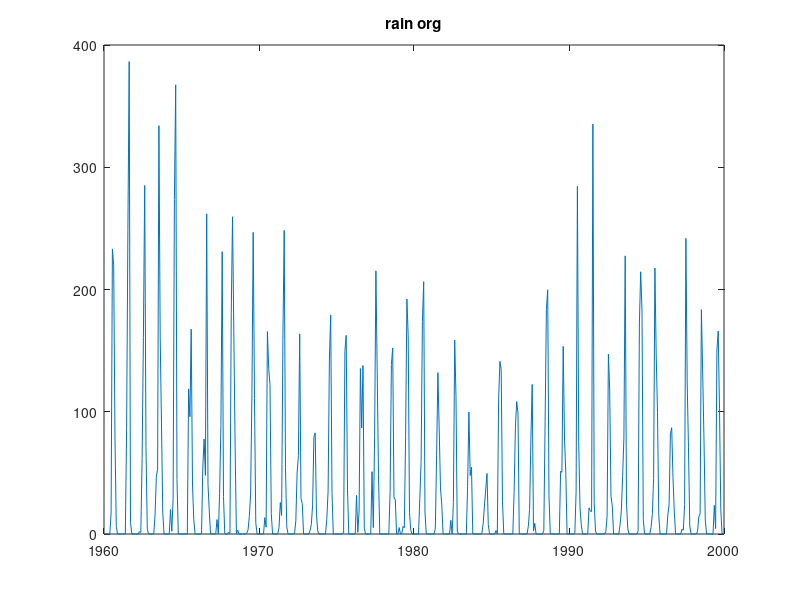

Write the MATLAB code that produced this figure. (Note: this script raises an error after producing the figure.)
%
% Time series analysis
% Assignment 
%
%
clear; 
close all;
% addpath('functions', '/data')         % Add this line to update the path
addpath('../functions', '../data')      % Add this line to update the path (Hanna)
%% 1. Introduction to the data
clear
close all
clc

load proj23.mat
%% 2.1: Studying the rain (org) data for El-Geneina
close all; 

% Saving data in new variables
rain_org = ElGeneina.rain_org;
rain_org_t = ElGeneina.rain_org_t;
rain = ElGeneina.rain;
rain_t = ElGeneina.rain_t;

% We start with normal analyzis of the rain_org data
nbrLags = 50;
figure(1)
plot(rain_org_t, rain_org)
title('rain org')
figure(2)
lambda_max = bcNormPlot(rain_org,1)
title('Box Cox plot of rain org')

fprintf('The Box-Cox curve is maximized at %4.2f. This is very close to zero, and thus suggests that a log-transform might be helpful.\n', lambda_max)
checkIfNormal(rain_org, 'ElGeneina rain org')

% Looking at the Normal probability plot. The rain_org data does not look gaussian at all.
% Looking at the BJ curve we see a maximization close to zeo -> suggesting
% a log transform might be helpful
%% 2.1: Studying the rain (org) data for El-Geneina
% Adding constant, log transforming the data, and removing the mean 
close all; 

% Adding constant to data 
constant = 1;
rain_org_c = rain_org + constant;

% Log transforming data with constant
log_rain_org = log(rain_org_c);

% Plotting the log_rain_org data
nbrLags = 50
figure(1)
plot(rain_org_t, log_rain_org)
checkIfNormal(log_rain_org, 'ElGeneina rain_org')

% It is still not Gaussian, but we look away and say yey 
%% DO??? We want the mean to be zero
log_rain_org  = log_rain_org - mean(log_rain_org);

% Plotting the log_rain_org data
nbrLags = 50;
figure(3)
plot(rain_org_t, log_rain_org)
checkIfNormal(log_rain_org, 'ElGeneina rain_org')

%% 2.1: Studying the rain (org) data for El-Geneina
% We now want continue to model our rain as an AR(1) and reconstruct the rain
% using a Kalman filter. To get an idea of what the a parameter in the
% AR(1) process could be, we start by trying to model our log_rain_org as an
% AR(1) to get an idea
close all; 

% We do a basic plot
basicPlot(log_rain_org, nbrLags, 'log rain org')
% See a lot of seasonality in ACF, disregard this and try to model as AR(1)

model_init = idpoly([1 0], [], []);
data = iddata(log_rain_org);
model_ar = pem(data, model_init);
present(model_ar)
res = myFilter(model_ar.c, model_ar.a, log_rain_org);
basicPlot(res, nbrLags, 'res');
 

%% 
% Now that we are done with transforming the data, lets define it as y for
% simplicity 
y = log_rain_org;

% Define the state space equations.
a1 = -1;
A = a1*eye(3);     
Re = [1e-6 0 0; 0 1e-6  0; 0 0 1e-6];           % try different values
Rw = 1;                                         % try different values

% Set some initial values
xt_t1 = [0 0 0]';                               % Initial state values for rain denser time scale
Rxx_1 = 10 * eye(3);                            % Initial state variance: large V0 --> small trust in initial values

% Vectors to store values in
N = length(log_rain_org);
Xsave = zeros(3,N);                             % Stored states: We have three hidden states (a1 is assumed known)
ehat = zeros(3,N);                              % Prediction residual (??? is this right) 

for t=1:N
    Ct = [1 1 1];                               % C_{t | t-1}
    yhat(t) = Ct * xt_t1;                       % y_t{t | t-1} 
    ehat(t) = y(t) - yhat(t);                   % e_t = y_t - y_{t | t-1}

    % Update
    Ryy = Ct * Rxx_1 * Ct' + Rw;                % R^{yy}_{t | t-1}
    Kt = Rxx_1 * Ct' / Ryy;                     % K_t = Rxx{t| t-1} * Ct' * Ryy{t | t-1}
    xt_t = xt_t1 + Kt*ehat(t);                  % x_{t | t}
    Rxx = Rxx_1 - Kt * Ct * Rxx_1;              % R^{xx}_{t | t}

    % Predict the next state
    xt_t1 = A * xt_t;                           % x_{t+1 | t} this is our AR(1) process 
    Rxx_1 = A * Rxx * A' + Re;                  % R^{xx}_{t+1 | t}
       
    Xsave(:,t) = xt_t;
end

%%
figure(1);
subplot(211);
plot(Xsave(1,:)')
subplot(212);
plot(log_rain_org)

%% 

% Define the state space equations.
a1 = -1;
A = a1*eye(3);     
Re = [1e-6 0 0; 0 1e-6  0; 0 0 1e-6];           % try different values
Rw = 1;                                         % try different values

for t=3:N                                       % We use t-2, so start at t=3.
    % Update the predicted state and the time-varying state vector.
    x_t1 = A*xt(:,t-1);                         % x_{t|t-1} = A x_{t-1|t-1}
    C    = [1 1 1];    
    
    % Update the parameter estimates.
    Ry = C*Rxx_1*C' + Rw;                       % R_{t|t-1}^{y,y} = C R_{t|t-1}^{x,x} + Rw
    Kt = Rx_t1*C'/Ry;                           % K_t = R^{x,x}_{t|t-1} C^T inv( R_{t|t-1}^{y,y} )
    yhat(t) = C*x_t1;                           % One-step prediction, \hat{y}_{t|t-1}.

    % If a sample is missing, just retain the earlier state.
    if isnan( y(t) )
        xt(:,t) = x_t1;                         % x_{t|t} = x_{t|t-1} 
        Rx_t    = Rx_t1;                        % R^{x,x}_{t|t} = R^{x,x}_{t|t-1} 
        y1(t)   = yhat(t);                      % Replace the missing sample with the estimated value. 
    else
        h_et(t) = y(t)-yhat(t);                 % One-step prediction error, \hat{e}_t = y_t - \hat{y}_{t|t-1}
        xt(:,t) = x_t1 + Kt*( h_et(t) );        % x_{t|t} = x_{t|t-1} + K_t ( y_t -  \hat{y}_{t|t-1} ) 
        Rx_t    = Rx_t1 - Kt*Ry*Kt';            % R^{x,x}_{t|t} = R^{x,x}_{t|t-1} - K_t R_{t|t-1}^{y,y} K_t^T
    end
    Rx_t1 = A*Rx_t*A' + Re;                     % R^{x,x}_{t+1|t} = A R^{x,x}_{t|t} A^T + Re

    % Estimate a one std confidence interval of the estimated parameters.
    xStd(:,t) = sqrt( diag(Rx_t) );
end

%% DO??? We want the mean to be zero
log_rain_org_m  = log_rain_org - mean(log_rain_org);

% Plotting the log_rain_org data
nbrLags = 50;
figure(3)
plot(rain_org_t, log_rain_org_m)
checkIfNormal(log_rain_org_m, 'ElGeneina rain_org')

%%
close all; 


log_data = log(ElGeneina.rain_org);
new_data = zeros(length(log_data),1);
for t=1:length(new_data)
    if log_data(t) == -inf 
        new_data(t) = 0;
    else 
        new_data(t) = log_data(t);
    end
end

plot(new_data)
basicPlot(new_data, nbrLags, 'Log ElGeneina.rain_org')

